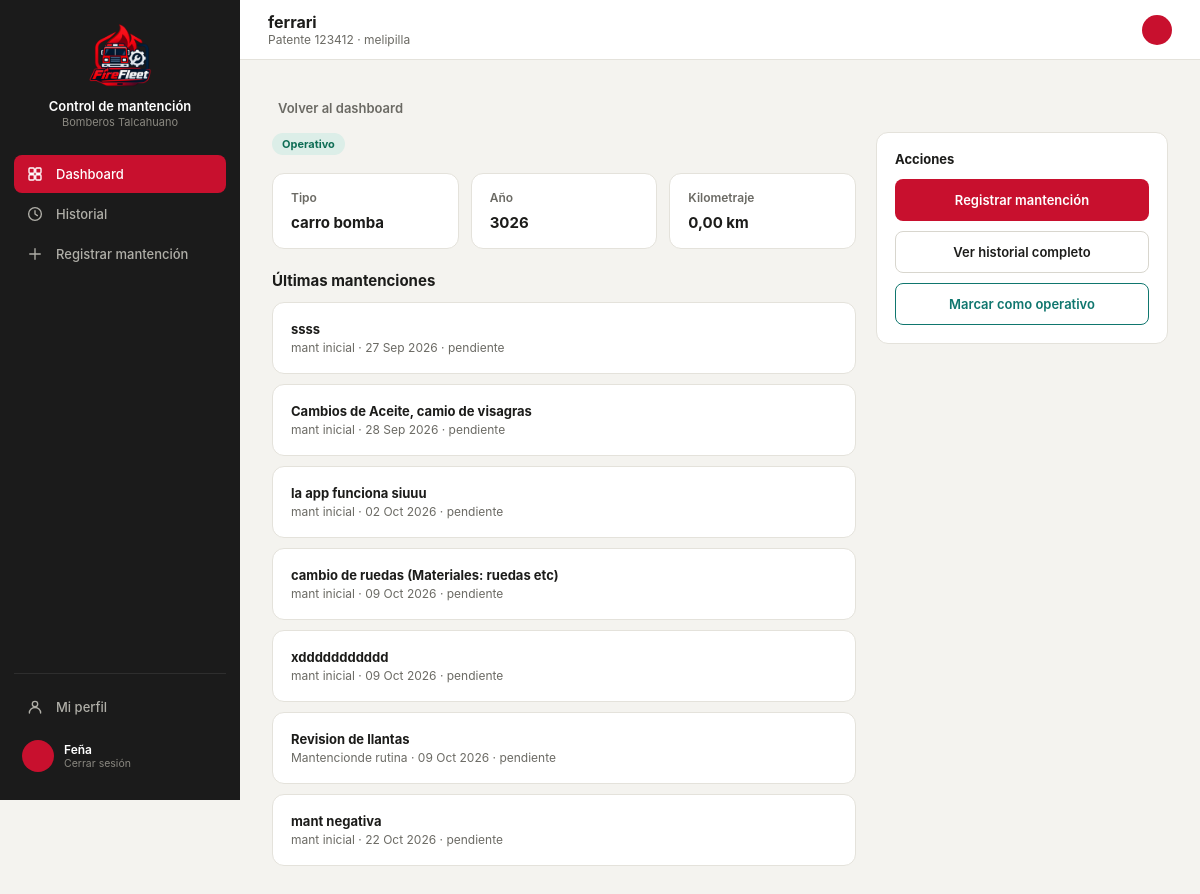
Page /vehidetalle/1/ (signed in) on the committed database.
### core/models.py (models this page shows, shortened)
class Vehiculo(models.Model):
    id_vehi = models.AutoField(primary_key=True)
    patente = models.CharField(max_length=10, unique=True, null=True, blank=True)
    tipo_v = models.CharField(max_length=50)
    modelo = models.CharField(max_length=80, blank=True)
    anio = models.IntegerField(null=True, blank=True, db_column="año")
    id_compania = models.ForeignKey(
        Compania, on_delete=models.PROTECT, db_column="id_compania", related_name="vehiculos",
    )
    estado = models.CharField(max_length=30, default="operativo")
    kilometraje = models.DecimalField(max_digits=10, decimal_places=2, default=0)
    proxima_mantencion = models.DateField(null=True, blank=True)
    class Meta:
        db_table = "vehiculo"

class Compania(models.Model):
    id_comp = models.AutoField(primary_key=True)
    nombre = models.CharField(max_length=100)
    direccion = models.CharField(max_length=200, blank=True, db_column="dirección")
    telefono = models.CharField(max_length=20, blank=True, db_column="teléfono")
    class Meta:
        db_table = "compania"
        verbose_name_plural = "Compañías"
    def __str__(self):
        return self.nombre

class Mantencion(models.Model):
    id_mant = models.AutoField(primary_key=True)
    id_vehi = models.ForeignKey(
        Vehiculo, on_delete=models.CASCADE, db_column="id_vehi", related_name="mantenciones",
    )
    id_tipo = models.ForeignKey(
        TipoMantencion, on_delete=models.PROTECT, db_column="id_tipo", related_name="mantenciones",
    )
    descripcion = models.TextField(blank=True, default='')
    fecha_in = models.DateField(auto_now_add=True)
    fecha_ter = models.DateField(null=True, blank=True)
    estado = models.CharField(max_length=30, default="pendiente")
    costo_t = models.DecimalField(max_digits=12, decimal_places=2, default=0)
    respon = models.CharField(max_length=120, blank=True)
    class Meta:
        db_table = "mantencion"

class TipoMantencion(models.Model):
    id_tipo = models.AutoField(primary_key=True)
    nombre = models.CharField(max_length=100)
    categ = models.CharField(max_length=50, blank=True)
    perio = models.CharField(max_length=50, blank=True)
    class Meta:
        db_table = "tipomantencion"
        verbose_name = "Tipo de mantención"
        verbose_name_plural = "Tipos de mantención"
    def __str__(self):
        return self.nombre

### core/views.py (the view)
# urls.py: path('vehidetalle/<int:vehiculo_id>/', views.vehidetalle, name='vehidetalle'),
@login_required(login_url='index')
def vehidetalle(request, vehiculo_id):
    vehiculo = get_object_or_404(Vehiculo, pk=vehiculo_id)
    mantenciones = Mantencion.objects.filter(id_vehi=vehiculo)
    context = {
        'vehiculo': vehiculo,
        'mantenciones': mantenciones,
    }
    return render(request, 'core/detalle.html', context)

### core/templates/core/detalle.html (shortened to what this page needs)
{% load static %}
<!DOCTYPE html>
<html lang="es">
<head>
<link rel="stylesheet" href="https://cdnjs.cloudflare.com/ajax/libs/tabler-icons/2.44.0/iconfont/tabler-icons.min.css">
<link rel="stylesheet" href="{% static 'styles.css' %}">
</head>
<body>
<div class="layout">
  <div class="sidebar">
    <div class="sidebar-brand">
      <div class="logo"><img src="{% static 'imagenes/logo2.png' %}" alt="Logo Control de mantención"></div>
      <div><p class="t1">Control de mantención</p><p class="t2">Bomberos Talcahuano</p></div>
    </div>
    <a class="nav-item active" href="{% url 'dashboard' %}">Dashboard</a>
    <a class="nav-item" href="{% url 'historial' %}"><svg class="nav-icon" viewBox="0 0 24 24" fill="none" stroke="currentColor" stroke-width="1.8" stroke-linecap="round" stroke-linejoin="round"><circle cx="12" cy="12" r="8.5"/><polyline points="12 7.5 12 12 15.2 14.2"/></svg>Historial</a>
    <a class="nav-item" href="{% url 'registrar' %}"><svg class="nav-icon" viewBox="0 0 24 24" fill="none" stroke="currentColor" stroke-width="1.8" stroke-linecap="round" stroke-linejoin="round"><line x1="12" y1="5" x2="12" y2="19"/><line x1="5" y1="12" x2="19" y2="12"/></svg>Registrar mantención</a>
    <div class="sidebar-footer">
      <a class="nav-item" href="{% url 'perfil' %}"><svg class="nav-icon" viewBox="0 0 24 24" fill="none" stroke="currentColor" stroke-width="1.8" stroke-linecap="round" stroke-linejoin="round"><circle cx="12" cy="8" r="3.6"/><path d="M4.5 20c0-4.1 3.4-7.4 7.5-7.4s7.5 3.3 7.5 7.4"/></svg>Mi perfil</a>
      <a class="sidebar-user" href="{% url 'logout' %}" style="margin-top:6px; text-decoration:none;">
        <div class="av">{{ user.first_name|slice:":1" }}{{ user.last_name|slice:":1" }}</div>
        <div><p class="name">{{ user.get_full_name|default:user.username }}</p><p class="role">Cerrar sesión</p></div>
      </a>
    </div>
  </div>
  <div class="main">
    <div class="topbar">
      <div style="display:flex; align-items:center; gap:12px;">
        <div>
          <h2 id="topbar-title">{{ vehiculo.nombre|default:vehiculo.modelo }}</h2>
          <p class="crumb" id="topbar-crumb">Patente {{ vehiculo.patente }} · {{ vehiculo.id_compania|default:"Sin compañía" }}</p>
        </div>
      </div>
      <div style="display:flex; align-items:center; gap:8px;">
        <div style="width:30px; height:30px; border-radius:50%; background:var(--red); display:flex; align-items:center; justify-content:center; color:#fff; font-size:11px; font-weight:700;">
        </div>
      </div>
    </div>
    <div class="content" id="content">
      <a class="back-link" href="{% url 'dashboard' %}">Volver al dashboard</a>
      <div style="display:grid; grid-template-columns:2fr 1fr; gap:20px; align-items:start;">
        <div>
          <div style="margin-bottom:18px;">
            {% if vehiculo.estado == 'Vencido' %}
              <span class="pill pill-danger">Mantención vencida</span>
            {% elif vehiculo.estado == 'Por vencer' %}
              <span class="pill pill-amber">Por vencer</span>
            {% else %}
              <span class="pill pill-green">Operativo</span>
            {% endif %}
          </div>
          <div style="display:grid; grid-template-columns:repeat(3,1fr); gap:12px; margin-bottom:22px;">
            <div class="stat"><p class="lbl">Tipo</p><p style="font-size:15px; font-weight:700; margin:0;">{{ vehiculo.tipo_v }}</p></div>
            <div class="stat"><p class="lbl">Año</p><p style="font-size:15px; font-weight:700; margin:0;">{{ vehiculo.anio }}</p></div>
            <div class="stat"><p class="lbl">Kilometraje</p><p style="font-size:15px; font-weight:700; margin:0;">{{ vehiculo.kilometraje }} km</p></div>
          </div>
          <h3 style="font-size:15px; margin:0 0 12px;">Últimas mantenciones</h3>
          {% for m in mantenciones %}
            <div class="card" style="margin-bottom:10px;">
              <p style="font-size:13px; font-weight:700; margin:0 0 3px;">{{ m.descripcion }}</p>
              <p style="font-size:12px; color:var(--text2); margin:0;">
                {{ m.id_tipo }} · {{ m.fecha_in|date:"d M Y" }} · {{ m.estado }}
              </p>
            </div>
          {% empty %}
            <p style="font-size:13px; color:var(--text2);">Sin registros aún.</p>
          {% endfor %}
        </div>
       <div class="card">
    <p style="font-size:13px; font-weight:700; margin:0 0 12px;">Acciones</p>
    <a class="btn-primary" style="width:100%; height:42px; margin-bottom:10px; display:flex; align-items:center; justify-content:center; text-decoration:none;" href="{% url 'registrar' %}?vehiculo_id={{ vehiculo.pk }}">
        Registrar mantención
    </a>
    <a class="btn-secondary" style="width:100%; height:42px; margin-bottom:10px; display:flex; align-items:center; justify-content:center; text-decoration:none;" href="{% url 'historial' %}?vehiculo_id={{ vehiculo.pk }}">
        Ver historial completo
    </a>
    <a class="btn-secondary" style="width:100%; height:42px; display:flex; align-items:center; justify-content:center; border: 1px solid #0f766e; color: #0f766e; text-decoration:none;" href="{% url 'cambiar_estado' vehiculo.id_vehi %}">
        Marcar como operativo
    </a>
</div>
      </div>
    </div>
  </div>
</div>
</body>
</html>

### core/static/styles.css (style rules this page uses)
:root { --red:#C8102E; --dark:#212121; --darker:#181818; --sidebar-bg:#1B1B1B; --sidebar-hover:#2A2A2A; --input-bg:#fff; --input-border:#D8D6CE; --muted:#8A8880; --amber:#854F0B; --amber-bg:#FDECC8; --green:#0F6E56; --green-bg:#DCEEE8; --danger:#A32D2D; --danger-bg:#F6DCDC; --surface1:#F4F3EF; --surface2:#FFFFFF; --border:#E4E2DB; --text1:#1C1C1A; --text2:#6B6A64; }
* { box-sizing:border-box; -webkit-tap-highlight-color:transparent; }
body { margin:0; font-family:-apple-system,BlinkMacSystemFont,"Segoe UI",Roboto,Helvetica,Arial,sans-serif; background:var(--surface1); color:var(--text1); min-height:100vh; }
.layout { display:flex; min-height:100vh; }
.sidebar { width:240px; background:var(--sidebar-bg); flex-shrink:0; display:flex; flex-direction:column; padding:20px 14px; position:sticky; top:0; height:100vh; }
.sidebar-brand { display:flex; flex-direction:column; align-items:center; text-align:center; gap:10px; padding:4px 8px 26px; }
.sidebar-brand .logo { width:64px; height:64px; display:flex; align-items:center; justify-content:center; flex-shrink:0; overflow:hidden; }
.sidebar-brand .logo img { width:100%; height:100%; object-fit:contain; display:block; }
.sidebar-brand .t1 { color:#fff; font-size:13px; font-weight:600; margin:0; line-height:1.3; }
.sidebar-brand .t2 { color:#8A8880; font-size:11px; margin:0; }
.nav-item { display:flex; align-items:center; gap:12px; padding:10px 12px; border-radius:8px; color:#B0AFA8; font-size:13px; font-weight:500; cursor:pointer; border:none; background:none; width:100%; text-align:left; margin-bottom:2px; text-decoration:none; }
.nav-item .nav-icon { width:18px; height:18px; flex-shrink:0; }
.nav-item.active { background:var(--red); color:#fff; }
.sidebar-footer { margin-top:auto; padding-top:14px; border-top:1px solid #2E2E2E; }
.sidebar-user { display:flex; align-items:center; gap:10px; padding:8px; border-radius:8px; cursor:pointer; }
.sidebar-user .av { width:32px; height:32px; border-radius:50%; background:var(--red); display:flex; align-items:center; justify-content:center; color:#fff; font-size:12px; font-weight:700; flex-shrink:0; }
.sidebar-user .name { color:#fff; font-size:12px; font-weight:600; margin:0; }
.sidebar-user .role { color:#8A8880; font-size:10.5px; margin:0; }
.main { flex:1; min-width:0; }
.topbar { height:60px; background:var(--surface2); border-bottom:1px solid var(--border); display:flex; align-items:center; justify-content:space-between; padding:0 28px; position:sticky; top:0; z-index:10; }
.topbar h2 { font-size:16px; font-weight:700; margin:0; }
.topbar .crumb { font-size:12px; color:var(--text2); margin:0; }
.content { padding:28px 32px; max-width:1200px; margin:0 auto; }
.card { background:var(--surface2); border:1px solid var(--border); border-radius:12px; padding:18px; }
.btn-primary { background:var(--red); border:none; color:#fff; height:40px; padding:0 20px; border-radius:8px; font-weight:600; font-size:13px; cursor:pointer; display:inline-flex; align-items:center; gap:6px; }
.btn-secondary { background:transparent; border:1px solid var(--input-border); color:var(--text1); height:40px; padding:0 18px; border-radius:8px; font-weight:600; font-size:13px; cursor:pointer; display:inline-flex; align-items:center; justify-content:center; }
.pill { font-size:11px; font-weight:700; padding:4px 10px; border-radius:20px; display:inline-block; }
.pill-green { background:var(--green-bg); color:var(--green); }
.stat { background:var(--surface2); border:1px solid var(--border); border-radius:12px; padding:16px 18px; }
.stat .lbl { font-size:12px; color:var(--text2); margin:0 0 8px; font-weight:600; }
.back-link { display:inline-flex; align-items:center; gap:6px; color:var(--text2); font-size:13px; font-weight:600; cursor:pointer; margin-bottom:16px; background:none; border:none; padding:0; text-decoration:none; }
a.btn-primary, a.btn-secondary { text-decoration:none; justify-content:center; }
.content { padding: 32px; flex: 1; }

### rows in the picture
Vehiculo: nombre "ferrari", patente "123412", id_compania "melipilla", tipo_v "carro bomba", anio "3026", kilometraje "0,00"
Mantencion: descripcion "ssss", id_tipo "mant inicial", fecha_in "27 Sep 2026", estado "pendiente"
Mantencion: descripcion "Cambios de Aceite, camio de visagras", id_tipo "mant inicial", fecha_in "28 Sep 2026", estado "pendiente"
Mantencion: descripcion "la app funciona siuuu", id_tipo "mant inicial", fecha_in "02 Oct 2026", estado "pendiente"
Mantencion: descripcion "cambio de ruedas (Materiales: ruedas etc)", id_tipo "mant inicial", fecha_in "09 Oct 2026", estado "pendiente"
Mantencion: descripcion "xddddddddddd", id_tipo "mant inicial", fecha_in "09 Oct 2026", estado "pendiente"
Mantencion: descripcion "Revision de llantas", id_tipo "Mantencionde rutina", fecha_in "09 Oct 2026", estado "pendiente"
Mantencion: descripcion "mant negativa", id_tipo "mant inicial", fecha_in "22 Oct 2026", estado "pendiente"

### other values in the picture
{{ user.get_full_name|default:user.username }} "Feña"
